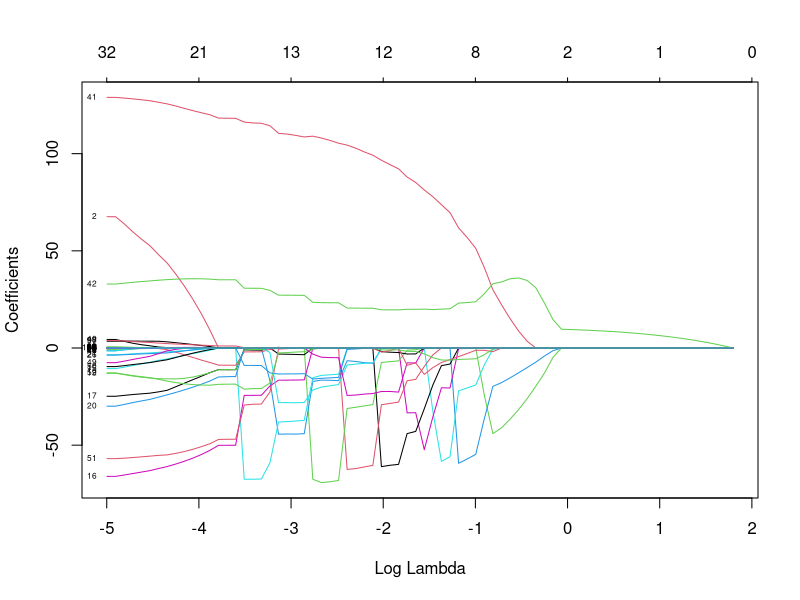
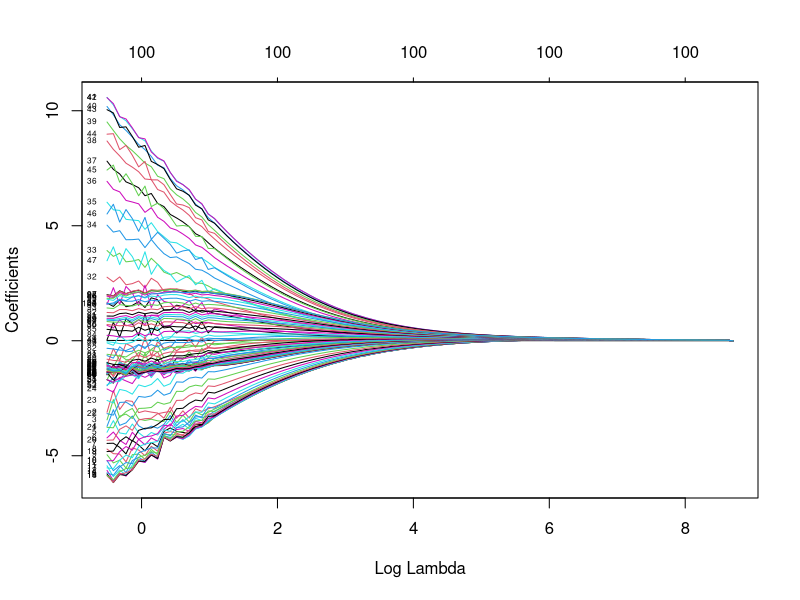
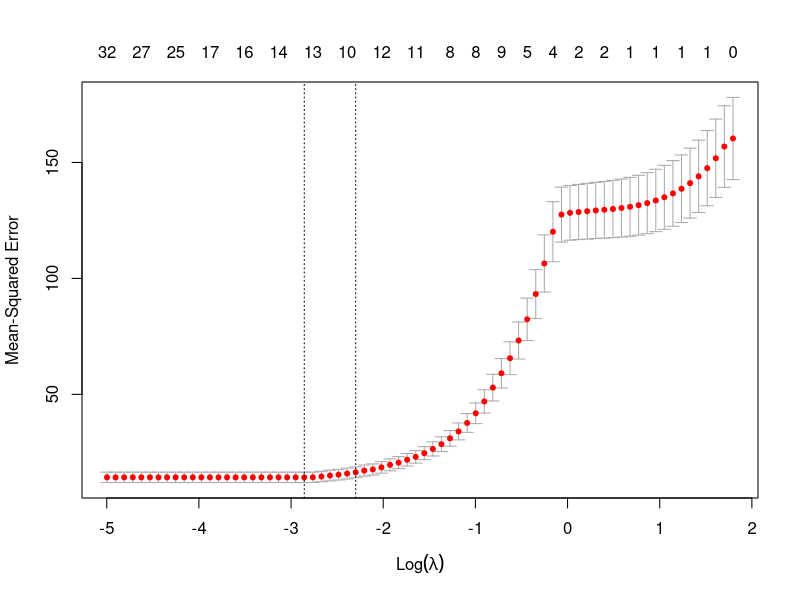
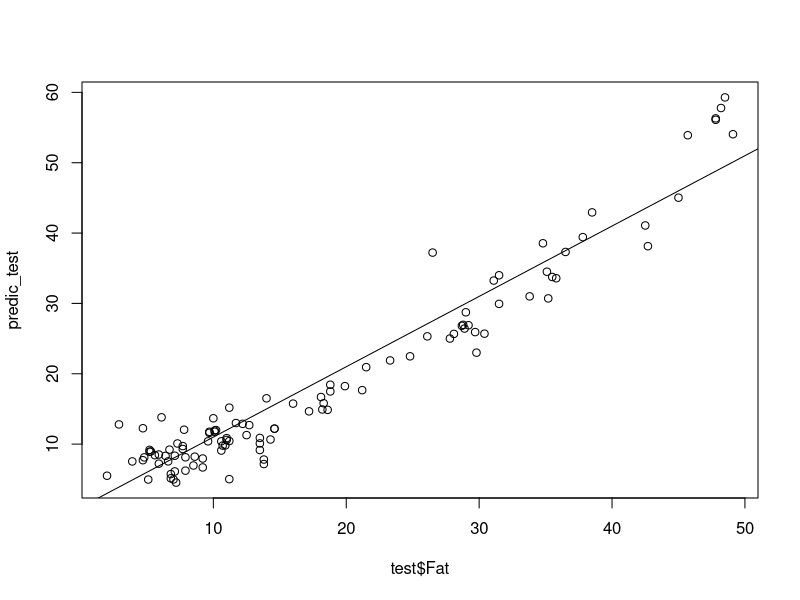

The R script that drew these images, in order:
## ---- chunk 1
knitr::opts_chunk$set(echo = TRUE)
## ---- chunk 2
library(glmnet)
library(ggplot2)
## ---- chunk 3
# 1.0
data=read.csv("tecator.csv")

n=dim(data)[1]
set.seed(12345)
id=sample(1:n, floor(n*0.5))
train=data[id,]
test=data[-id,]
## ---- chunk 4
# 1.1
lin_mod <- lm(Fat ~ . -Moisture -Protein, data = train)
#summary(lin_mod)

predic_train <- predict.lm(lin_mod, train)
train_error <- mean((train$Fat - predic_train)^2)
cat("train error (using predict()):", train_error, "\n")
fitted_train <- fitted(lin_mod, train)
train_error2 <- mean((train$Fat - fitted_train)^2)
cat("train error (using fitted()):", train_error2, "\n")

predic_test <- predict.lm(lin_mod, test)
test_error <- mean((test$Fat - predic_test)^2)
cat("test error (using predic()):", test_error, "\n")
fitted_test <- fitted(lin_mod, test)
test_error2 <- mean((test$Fat - fitted_test)^2)
cat("test error (using fitted()):", test_error2, "\n")

## ---- chunk 5
# 1.3
lasso <- glmnet(as.matrix(train[,1:100]), train$Fat, alpha = 1)
plot(lasso, xvar = "lambda", label = TRUE)

## ---- chunk 6
# 1.4
ridge <- glmnet(as.matrix(train[,1:100]), train$Fat, alpha = 0)
plot(ridge, xvar = "lambda", label = TRUE)

## ---- chunk 7
# 1.5
cv_lasso <- cv.glmnet(as.matrix(train[,1:100]), train$Fat, alpha = 1)
plot(cv_lasso)

## ---- chunk 8
predic_test <- predict(cv_lasso, newx = as.matrix(test[,1:100]), s = "lambda.min")
plot(test$Fat, predic_test) + abline(1, 1)

